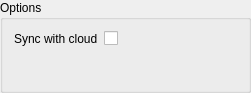
<?xml version="1.0" encoding="UTF-8"?>
<ui version="4.0">
 <class>CloudWidget</class>
 <widget class="QGroupBox" name="CloudWidget">
  <property name="geometry">
   <rect>
    <x>0</x>
    <y>0</y>
    <width>251</width>
    <height>93</height>
   </rect>
  </property>
  <property name="windowTitle">
   <string notr="true">GroupBox</string>
  </property>
  <property name="title">
   <string>Options</string>
  </property>
  <layout class="QFormLayout" name="cloud_layout">
   <item row="0" column="0">
    <widget class="QLabel" name="cloud_sync_label">
     <property name="text">
      <string>Sync with cloud</string>
     </property>
    </widget>
   </item>
   <item row="0" column="1">
    <widget class="QCheckBox" name="cloud_sync">
     <property name="text">
      <string notr="true"/>
     </property>
    </widget>
   </item>
  </layout>
 </widget>
 <resources/>
 <connections/>
</ui>
